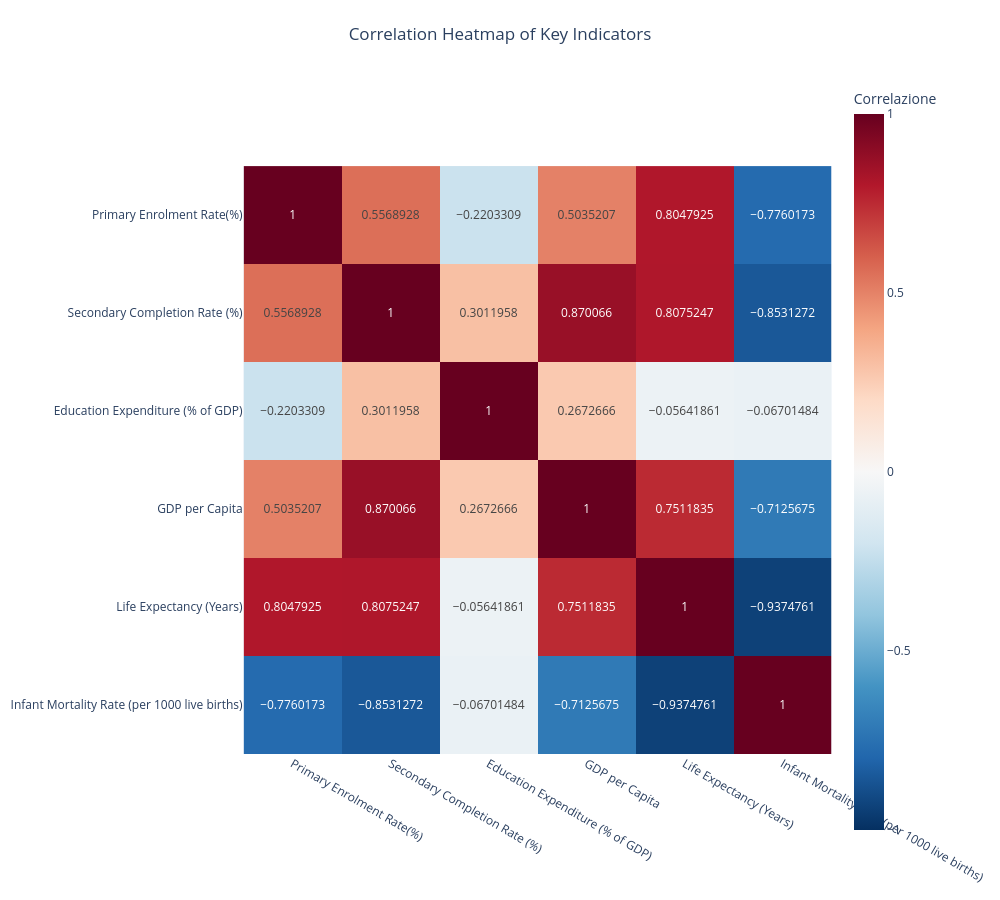

Here is the notebook cell this chart was saved with:
### Code cell
# Visualizza correlazioni con heatmap
fig = plot_correlation_heatmap(corr_matrix)
fig.show()

### Figure 1 — Plotly figure (JSON) as saved in the notebook; plotly's stock layout.template omitted (floating-point values rounded to 4 significant figures)
{"data": [{"coloraxis": "coloraxis", "hovertemplate": "x: %{x}<br>y: %{y}<br>Correlazione: %{z}<extra></extra>", "name": "0", "texttemplate": "%{z}", "type": "heatmap", "x": ["Primary Enrolment Rate(%)", "Secondary Completion Rate (%)", "Education Expenditure (% of GDP)", "GDP per Capita", "Life Expectancy (Years)", "Infant Mortality Rate (per 1000 live births)"], "xaxis": "x", "y": ["Primary Enrolment Rate(%)", "Secondary Completion Rate (%)", "Education Expenditure (% of GDP)", "GDP per Capita", "Life Expectancy (Years)", "Infant Mortality Rate (per 1000 live births)"], "yaxis": "y", "z": [[1.0, 0.5569, -0.2203, 0.5035, 0.8048, -0.776], [0.5569, 1.0, 0.3012, 0.8701, 0.8075, -0.8531], [-0.2203, 0.3012, 1.0, 0.2673, -0.05642, -0.06701], [0.5035, 0.8701, 0.2673, 1.0, 0.7512, -0.7126], [0.8048, 0.8075, -0.05642, 0.7512, 1.0, -0.9375], [-0.776, -0.8531, -0.06701, -0.7126, -0.9375, 1.0]]}], "layout": {"coloraxis": {"autocolorscale": false, "cmax": 1, "cmin": -1, "colorbar": {"title": {"text": "Correlazione"}}, "colorscale": [[0, "rgb(5,48,97)"], [0.1, "rgb(33,102,172)"], [0.2, "rgb(67,147,195)"], [0.3, "rgb(146,197,222)"], [0.4, "rgb(209,229,240)"], [0.5, "rgb(247,247,247)"], [0.6, "rgb(253,219,199)"], [0.7, "rgb(244,165,130)"], [0.8, "rgb(214,96,77)"], [0.9, "rgb(178,24,43)"], [1, "rgb(103,0,31)"]]}, "font": {"size": 12}, "height": 900, "margin": {"b": 60, "l": 60, "r": 60, "t": 80}, "title": {"text": "Correlation Heatmap of Key Indicators", "x": 0.5}, "width": 1000, "xaxis": {"anchor": "y", "constrain": "domain", "domain": [0, 1], "scaleanchor": "y"}, "yaxis": {"anchor": "x", "autorange": "reversed", "constrain": "domain", "domain": [0, 1]}}}
